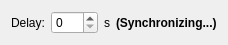
<?xml version="1.0" encoding="UTF-8"?>
<ui version="4.0">
 <class>DelayWidget</class>
 <widget class="QWidget" name="DelayWidget">
  <property name="geometry">
   <rect>
    <x>0</x>
    <y>0</y>
    <width>215</width>
    <height>45</height>
   </rect>
  </property>
  <property name="windowTitle">
   <string>Form</string>
  </property>
  <layout class="QHBoxLayout" name="horizontalLayout">
   <item>
    <widget class="QLabel" name="label">
     <property name="text">
      <string>Delay:</string>
     </property>
    </widget>
   </item>
   <item>
    <widget class="QSpinBox" name="spinBox">
     <property name="keyboardTracking">
      <bool>false</bool>
     </property>
     <property name="maximum">
      <number>200</number>
     </property>
    </widget>
   </item>
   <item>
    <widget class="QLabel" name="label_2">
     <property name="text">
      <string>s</string>
     </property>
    </widget>
   </item>
   <item>
    <widget class="QLabel" name="syncLabel">
     <property name="font">
      <font>
       <weight>75</weight>
       <bold>true</bold>
      </font>
     </property>
     <property name="text">
      <string>(Synchronizing...)</string>
     </property>
    </widget>
   </item>
  </layout>
 </widget>
 <resources/>
 <connections/>
</ui>
